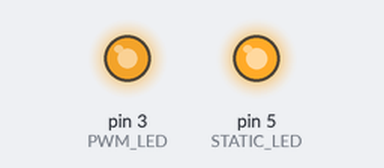
Bench run of a sketch on a simulated Arduino Uno, built with avr-gcc and run on an emulated ATmega328P. Parts: output pins drawn as LEDs (lit = HIGH).

Above: at 0.1 s.
Timing chart, 0 to 1.6 s (numbered marks = the images above):
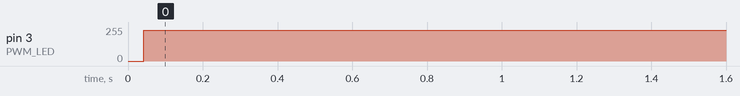

Measured:
- by itself, pin 3 (PWM_LED): 0/255 → 229/255 at 0.04 s

The sketch:

A-manualPWM.ino
```cpp
/*****************************************************************************************
 *    RG 101 - Pulse-Width Modulation (PWM)
 *     Manual   _____________                         _____________
 *     PWM     |             |                       |             |
 *             |             |                       |             |
 *     ________|             |_______________________|             |_______________________
 *
 *  This code will set a PWM cycle using only delays. This code is for demonstration purposes
 *  only.
 *
 *  Digital 3 - RobotGeek LED
 *
 * For a more in depth explanation of wiring,  this code and more information on using
 * Digital outputs and Arduino check out our Digital Output Tutorial
 * http://learn.robotgeek.com/robotgeek-101-1/232-pwm-primer.html
 *
 *  This code is based of the stnadard Arduino fade code
 *  https://www.arduino.cc/en/Tutorial/Fade
 *
 * Important Functions
 *
 *****************************************************************************************/

const int PWM_LED = 3;
const int STATIC_LED = 5;

const int CYCLE_TIME = 1000;
const int ON_TIME = 900;

//setup runs once when the Geekduino/Arduino is turned on
void setup()
{
  pinMode(PWM_LED, OUTPUT); //set LED_PIN to be an output
  pinMode(STATIC_LED, OUTPUT); //set LED_PIN to be an output

  digitalWrite(STATIC_LED, HIGH); //set the static LED pin high as a control

} //setup() is done, go to loop()

//loop runs forever once setup is complete
void loop()
{

  digitalWrite(PWM_LED, HIGH);
  delayMicroseconds(ON_TIME);

  digitalWrite(PWM_LED, LOW);
  delayMicroseconds(CYCLE_TIME - ON_TIME);


}//go back to the first line in loop()
```
